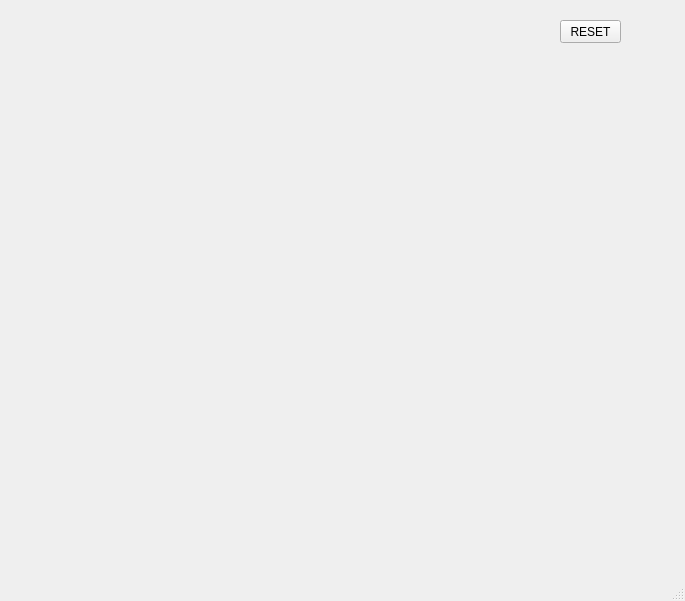
<?xml version="1.0" encoding="UTF-8"?>
<ui version="4.0">
 <class>MainWindow</class>
 <widget class="QMainWindow" name="MainWindow">
  <property name="geometry">
   <rect>
    <x>0</x>
    <y>0</y>
    <width>685</width>
    <height>601</height>
   </rect>
  </property>
  <property name="windowTitle">
   <string>MainWindow</string>
  </property>
  <widget class="QWidget" name="centralwidget">
   <widget class="QPushButton" name="pb">
    <property name="geometry">
     <rect>
      <x>560</x>
      <y>20</y>
      <width>61</width>
      <height>23</height>
     </rect>
    </property>
    <property name="text">
     <string>RESET</string>
    </property>
   </widget>
  </widget>
  <widget class="QMenuBar" name="menubar">
   <property name="geometry">
    <rect>
     <x>0</x>
     <y>0</y>
     <width>685</width>
     <height>21</height>
    </rect>
   </property>
  </widget>
  <widget class="QStatusBar" name="statusbar"/>
 </widget>
 <resources/>
 <connections/>
</ui>
